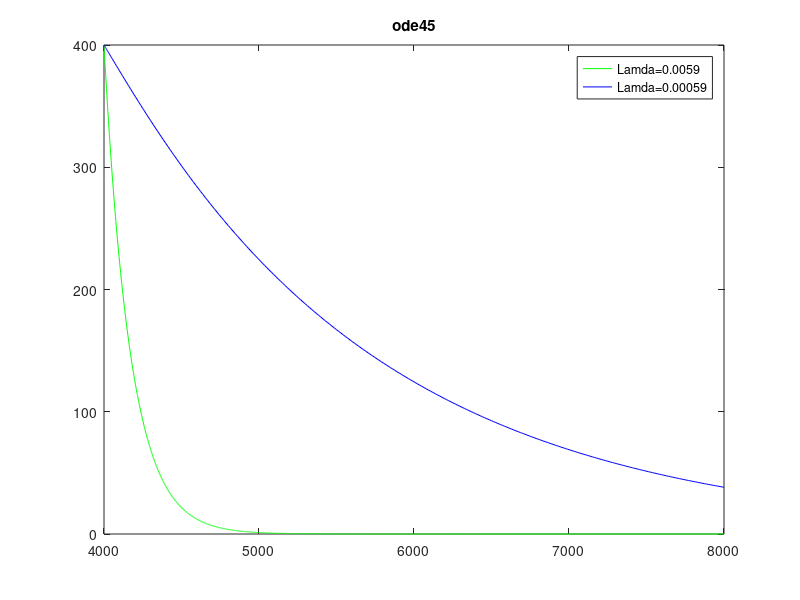

Write the MATLAB code that produced this figure.
%M'(t)-Jin(t)+lamda*M(t)=0

K1=0.1233;      K2=0.00532;
lam1=0.0059;    lam2=0.00059;
a=4000;         b=8000;
tspan=[a,b];    t0=3689.21;
M0=400;

f1 = @(t,M) ((K1*exp(-K2*(t-t0)))-(lam1*M));
f2 = @(t,M) ((K1*exp(-K2*(t-t0)))-(lam2*M));

options=odeset('AbsTol',1e-10,'RelTol',1e-10);

[T1,M1]=ode45(f1,tspan,M0,options); %lamda=0.0059
[T2,M2]=ode45(f2,tspan,M0,options); %lamda=0.00059

figure(1)
plot(T1,M1,'g',T2,M2,'b')
legend('Lamda=0.0059','Lamda=0.00059')
title('ode45')